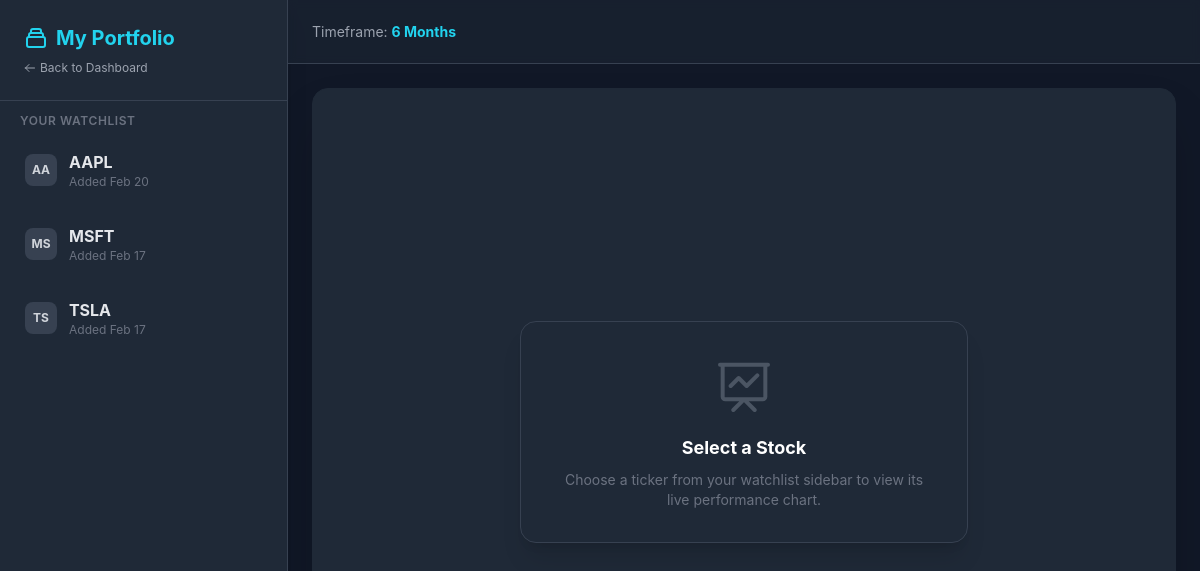
/portfolio/ (signed in), run on the app's committed database.
### core/models.py (models this page shows, shortened)
class Portfolio(models.Model):
    user = models.ForeignKey(User, on_delete=models.CASCADE, related_name='portfolio')
    ticker = models.CharField(max_length=10)
    added_at = models.DateTimeField(auto_now_add=True)
    class Meta:
        unique_together = ('user', 'ticker')

### core/views.py (the view)
# urls.py: path('portfolio/', views.portfolio, name='portfolio'),
@login_required
def portfolio(request):
    user_portfolio = Portfolio.objects.filter(user=request.user).order_by('-added_at')
    return render(request, 'core/portfolio.html', {'portfolio': user_portfolio})

### core/templates/core/portfolio.html (shortened to what this page needs)
<!DOCTYPE html>
<html lang="en">
<head>
    <script src="https://cdn.tailwindcss.com"></script>
</head>
<body class="bg-gray-900 text-white h-screen flex overflow-hidden">
    <aside class="w-72 bg-gray-800 border-r border-gray-700 flex flex-col shadow-xl z-10">
        <div class="p-6 border-b border-gray-700 bg-gray-800">
            <h1 class="text-xl font-bold text-cyan-400 flex items-center gap-2">
                <svg class="w-6 h-6" fill="none" stroke="currentColor" viewBox="0 0 24 24">
                    <path stroke-linecap="round" stroke-linejoin="round" stroke-width="2"
                        d="M19 11H5m14 0a2 2 0 012 2v6a2 2 0 01-2 2H5a2 2 0 01-2-2v-6a2 2 0 012-2m14 0V9a2 2 0 00-2-2M5 11V9a2 2 0 012-2m0 0V5a2 2 0 012-2h6a2 2 0 012 2v2M7 7h10">
                    </path>
                </svg>
                My Portfolio
            </h1>
            <a href="{% url 'landing' %}"
                class="text-xs text-gray-400 hover:text-white mt-2 flex items-center gap-1 transition-colors">
                <svg class="w-3 h-3" fill="none" stroke="currentColor" viewBox="0 0 24 24">
                    <path stroke-linecap="round" stroke-linejoin="round" stroke-width="2"
                        d="M10 19l-7-7m0 0l7-7m-7 7h18"></path>
                </svg>
                Back to Dashboard
            </a>
        </div>
        <div class="flex-grow overflow-y-auto p-3 space-y-2">
            <h2 class="text-xs font-semibold text-gray-500 uppercase tracking-wider mb-2 px-2">Your Watchlist</h2>
            {% for item in portfolio %}
            <button onclick="loadTicker('{{ item.ticker }}', this)"
                class="ticker-btn w-full text-left p-3 rounded-xl hover:bg-gray-700 transition-all flex justify-between items-center group focus:outline-none focus:ring-2 focus:ring-cyan-900 border border-transparent hover:border-gray-600">
                <div class="flex items-center gap-3">
                    <div
                        class="w-8 h-8 rounded-lg bg-gray-700 flex items-center justify-center text-xs font-bold text-gray-300 group-hover:bg-cyan-900 group-hover:text-cyan-300 transition-colors">
                        {{ item.ticker|slice:":2" }}
                    </div>
                    <div>
                        <span class="block font-bold text-gray-200 group-hover:text-cyan-400">{{ item.ticker }}</span>
                        <span class="block text-xs text-gray-500">Added {{ item.added_at|date:"M d" }}</span>
                    </div>
                </div>
            </button>
            {% endfor %}
        </div>
    </aside>
    <main class="flex-grow flex flex-col h-full bg-gray-900 relative">
        <div
            class="h-16 border-b border-gray-700 flex items-center justify-between px-6 bg-gray-800/50 backdrop-blur-sm z-10">
            <div class="flex items-center gap-4">
                <div class="text-sm text-gray-400">Timeframe: <span class="text-cyan-400 font-bold">6 Months</span>
                </div>
            </div>
        </div>
        <div id="chart-container" class="flex-grow relative p-6">
            <div id="empty-state" class="absolute inset-0 flex flex-col items-center justify-center text-gray-500 z-0">
                <div class="bg-gray-800 p-8 rounded-2xl border border-gray-700 shadow-xl text-center max-w-md">
                    <svg class="w-16 h-16 text-gray-600 mx-auto mb-4" fill="none" stroke="currentColor"
                        viewBox="0 0 24 24">
                        <path stroke-linecap="round" stroke-linejoin="round" stroke-width="1.5"
                            d="M7 12l3-3 3 3 4-4M8 21l4-4 4 4M3 4h18M4 4h16v12a1 1 0 01-1 1H5a1 1 0 01-1-1V4z"></path>
                    </svg>
                    <h3 class="text-lg font-bold text-white mb-2">Select a Stock</h3>
                    <p class="text-sm">Choose a ticker from your watchlist sidebar to view its live performance chart.
                    </p>
                </div>
            </div>
        </div>
    </main>
</body>
</html>

### core/templates/core/portfolio.html (style rules this page uses)
body { font-family: 'Inter', sans-serif; }

### data on the page
Portfolio: ticker "AA", ticker "AAPL", added_at "Feb 20"
Portfolio: ticker "MS", ticker "MSFT", added_at "Feb 17"
Portfolio: ticker "TS", ticker "TSLA", added_at "Feb 17"
